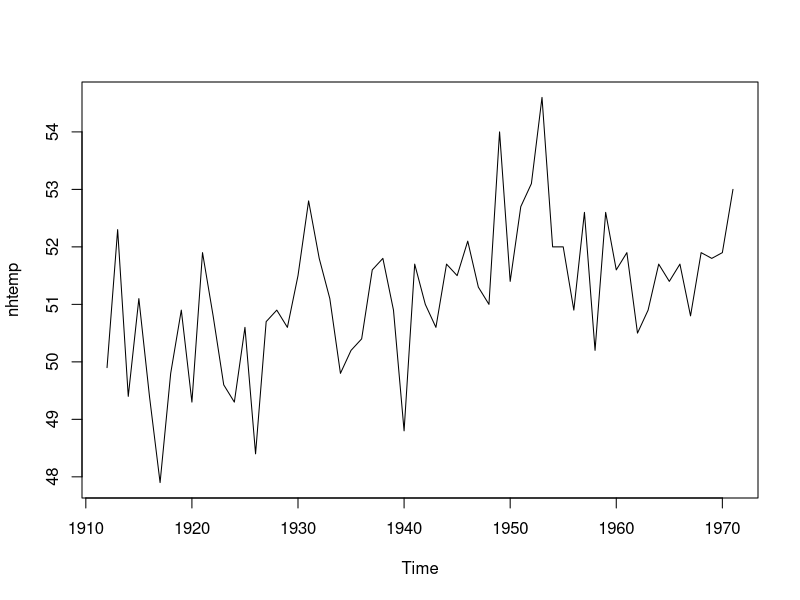
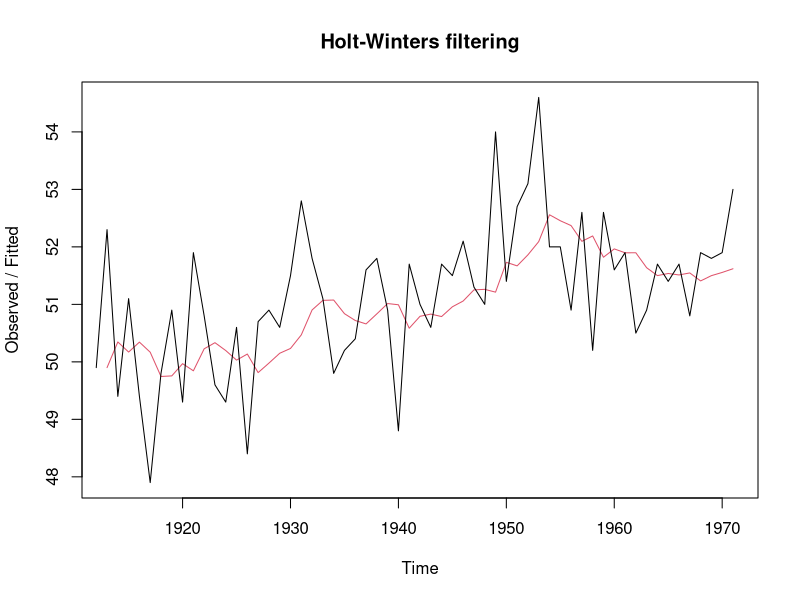
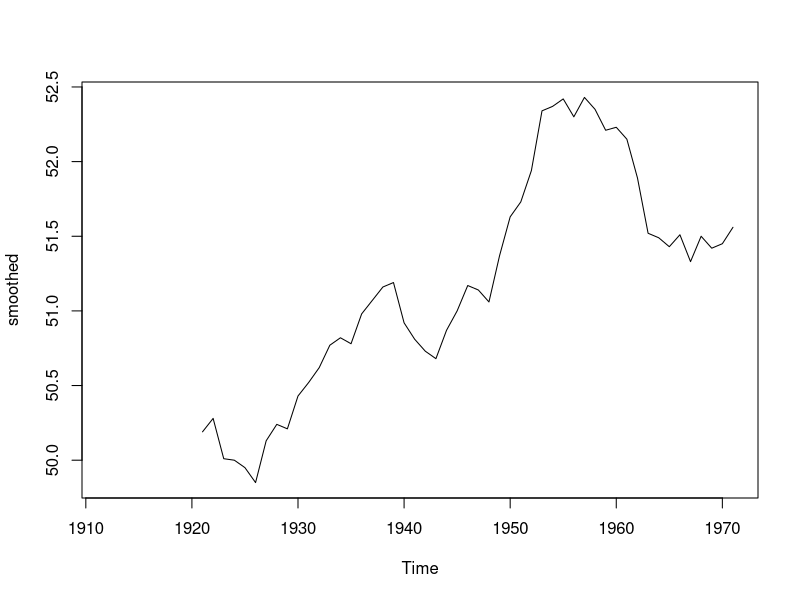

Recreate these plots in R, in order.
plot.ts(nhtemp)
EXPsmoothed <- HoltWinters(nhtemp, beta = F, gamma = F)
EXPsmoothed
plot(EXPsmoothed)

#i picked the nhtemp because it goes by YEARLY average removing seasonality
#and the plot.ts() fro the data appered to center around a normal point. 

#Compared to smoothed via moving average
library("TTR")
smoothed <- SMA(nhtemp)
smoothed
plot(smoothed)
